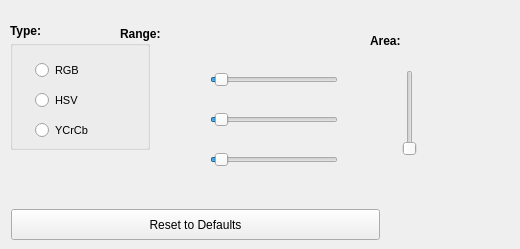
   <widget class="QWidget" name="Robot2Tab">
    <attribute name="title">
     <string>Robot 2</string>
    </attribute>
    <widget class="QLabel" name="label_5">
     <property name="geometry">
      <rect>
       <x>10</x>
       <y>20</y>
       <width>65</width>
       <height>21</height>
      </rect>
     </property>
     <property name="font">
      <font>
       <pointsize>9</pointsize>
       <weight>75</weight>
       <bold>true</bold>
      </font>
     </property>
     <property name="text">
      <string>Type:</string>
     </property>
    </widget>
    <widget class="QLabel" name="label_8">
     <property name="geometry">
      <rect>
       <x>120</x>
       <y>20</y>
       <width>71</width>
       <height>27</height>
      </rect>
     </property>
     <property name="minimumSize">
      <size>
       <width>0</width>
       <height>27</height>
      </size>
     </property>
     <property name="maximumSize">
      <size>
       <width>16777215</width>
       <height>27</height>
      </size>
     </property>
     <property name="font">
      <font>
       <pointsize>9</pointsize>
       <weight>75</weight>
       <bold>true</bold>
      </font>
     </property>
     <property name="text">
      <string>Range:</string>
     </property>
    </widget>
    <widget class="QxtSpanSlider" name="Robot2Channel1qxtSpanSlider">
     <property name="geometry">
      <rect>
       <x>210</x>
       <y>70</y>
       <width>128</width>
       <height>20</height>
      </rect>
     </property>
     <property name="sizePolicy">
      <sizepolicy hsizetype="Expanding" vsizetype="Fixed">
       <horstretch>0</horstretch>
       <verstretch>0</verstretch>
      </sizepolicy>
     </property>
     <property name="maximum">
      <number>255</number>
     </property>
     <property name="sliderPosition">
      <number>10</number>
     </property>
     <property name="orientation">
      <enum>Qt::Horizontal</enum>
     </property>
     <property name="tickPosition">
      <enum>QSlider::NoTicks</enum>
     </property>
     <property name="upperValue">
      <number>255</number>
     </property>
     <property name="handleMovementMode">
      <enum>QxtSpanSlider::NoCrossing</enum>
     </property>
    </widget>
    <widget class="QxtSpanSlider" name="Robot2Channel2qxtSpanSlider">
     <property name="geometry">
      <rect>
       <x>210</x>
       <y>110</y>
       <width>128</width>
       <height>20</height>
      </rect>
     </property>
     <property name="sizePolicy">
      <sizepolicy hsizetype="Expanding" vsizetype="Fixed">
       <horstretch>0</horstretch>
       <verstretch>0</verstretch>
      </sizepolicy>
     </property>
     <property name="maximum">
      <number>255</number>
     </property>
     <property name="sliderPosition">
      <number>10</number>
     </property>
     <property name="orientation">
      <enum>Qt::Horizontal</enum>
     </property>
     <property name="upperValue">
      <number>255</number>
     </property>
     <property name="handleMovementMode">
      <enum>QxtSpanSlider::NoCrossing</enum>
     </property>
    </widget>
    <widget class="QxtSpanSlider" name="Robot2Channel3qxtSpanSlider">
     <property name="geometry">
      <rect>
       <x>210</x>
       <y>150</y>
       <width>128</width>
       <height>19</height>
      </rect>
     </property>
     <property name="sizePolicy">
      <sizepolicy hsizetype="Expanding" vsizetype="Fixed">
       <horstretch>0</horstretch>
       <verstretch>0</verstretch>
      </sizepolicy>
     </property>
     <property name="maximum">
      <number>255</number>
     </property>
     <property name="sliderPosition">
      <number>10</number>
     </property>
     <property name="orientation">
      <enum>Qt::Horizontal</enum>
     </property>
     <property name="upperValue">
      <number>255</number>
     </property>
     <property name="upperPosition">
      <number>255</number>
     </property>
     <property name="handleMovementMode">
      <enum>QxtSpanSlider::NoCrossing</enum>
     </property>
    </widget>
    <widget class="QPushButton" name="resetRobot2ToDefaultsButton">
     <property name="geometry">
      <rect>
       <x>11</x>
       <y>209</y>
       <width>369</width>
       <height>31</height>
      </rect>
     </property>
     <property name="text">
      <string>Reset to Defaults</string>
     </property>
    </widget>
    <widget class="QLabel" name="Robot2Channel1min">
     <property name="geometry">
      <rect>
       <x>170</x>
       <y>70</y>
       <width>31</width>
       <height>21</height>
      </rect>
     </property>
     <property name="text">
      <string/>
     </property>
    </widget>
    <widget class="QLabel" name="Robot2Channel1max">
     <property name="geometry">
      <rect>
       <x>350</x>
       <y>70</y>
       <width>31</width>
       <height>21</height>
      </rect>
     </property>
     <property name="text">
      <string/>
     </property>
    </widget>
    <widget class="QLabel" name="Robot2Channel2min">
     <property name="geometry">
      <rect>
       <x>170</x>
       <y>110</y>
       <width>31</width>
       <height>21</height>
      </rect>
     </property>
     <property name="text">
      <string/>
     </property>
    </widget>
    <widget class="QLabel" name="Robot2Channel3min">
     <property name="geometry">
      <rect>
       <x>170</x>
       <y>150</y>
       <width>31</width>
       <height>21</height>
      </rect>
     </property>
     <property name="text">
      <string/>
     </property>
    </widget>
    <widget class="QLabel" name="Robot2Channel2max">
     <property name="geometry">
      <rect>
       <x>350</x>
       <y>110</y>
       <width>31</width>
       <height>21</height>
      </rect>
     </property>
     <property name="text">
      <string/>
     </property>
    </widget>
    <widget class="QLabel" name="Robot2Channel3max">
     <property name="geometry">
      <rect>
       <x>350</x>
       <y>150</y>
       <width>31</width>
       <height>21</height>
      </rect>
     </property>
     <property name="text">
      <string/>
     </property>
    </widget>
    <widget class="QGroupBox" name="groupBox">
     <property name="geometry">
      <rect>
       <x>10</x>
       <y>40</y>
       <width>140</width>
       <height>110</height>
      </rect>
     </property>
     <property name="title">
      <string/>
     </property>
     <widget class="QRadioButton" name="Robot2ColorYCrCbButton">
      <property name="geometry">
       <rect>
        <x>25</x>
        <y>80</y>
        <width>60</width>
        <height>20</height>
       </rect>
      </property>
      <property name="maximumSize">
       <size>
        <width>140</width>
        <height>16777215</height>
       </size>
      </property>
      <property name="font">
       <font>
        <pointsize>8</pointsize>
       </font>
      </property>
      <property name="text">
       <string>YCrCb</string>
      </property>
     </widget>
     <widget class="QRadioButton" name="Robot2ColorRGBButton">
      <property name="geometry">
       <rect>
        <x>25</x>
        <y>20</y>
        <width>60</width>
        <height>20</height>
       </rect>
      </property>
      <property name="maximumSize">
       <size>
        <width>140</width>
        <height>16777215</height>
       </size>
      </property>
      <property name="font">
       <font>
        <pointsize>8</pointsize>
       </font>
      </property>
      <property name="text">
       <string>RGB</string>
      </property>
     </widget>
     <widget class="QRadioButton" name="Robot2ColorHSVButton">
      <property name="geometry">
       <rect>
        <x>25</x>
        <y>50</y>
        <width>60</width>
        <height>21</height>
       </rect>
      </property>
      <property name="maximumSize">
       <size>
        <width>140</width>
        <height>16777215</height>
       </size>
      </property>
      <property name="font">
       <font>
        <pointsize>8</pointsize>
       </font>
      </property>
      <property name="text">
       <string>HSV</string>
      </property>
     </widget>
    </widget>
    <widget class="QxtSpanSlider" name="Robot2AreaqxtSpanSlider">
     <property name="geometry">
      <rect>
       <x>400</x>
       <y>70</y>
       <width>19</width>
       <height>86</height>
      </rect>
     </property>
     <property name="maximum">
      <number>555</number>
     </property>
     <property name="singleStep">
      <number>1</number>
     </property>
     <property name="lowerValue">
      <number>0</number>
     </property>
     <property name="upperValue">
      <number>555</number>
     </property>
     <property name="handleMovementMode">
      <enum>QxtSpanSlider::NoCrossing</enum>
     </property>
    </widget>
    <widget class="QLabel" name="label_13">
     <property name="geometry">
      <rect>
       <x>370</x>
       <y>30</y>
       <width>41</width>
       <height>21</height>
      </rect>
     </property>
     <property name="font">
      <font>
       <weight>75</weight>
       <bold>true</bold>
      </font>
     </property>
     <property name="text">
      <string>Area:</string>
     </property>
    </widget>
    <widget class="QLabel" name="Robot2AreamaxLabel">
     <property name="geometry">
      <rect>
       <x>440</x>
       <y>50</y>
       <width>71</width>
       <height>21</height>
      </rect>
     </property>
     <property name="text">
      <string/>
     </property>
    </widget>
    <widget class="QLabel" name="Robot2AreaminLabel">
     <property name="geometry">
      <rect>
       <x>440</x>
       <y>140</y>
       <width>71</width>
       <height>21</height>
      </rect>
     </property>
     <property name="text">
      <string/>
     </property>
    </widget>
   </widget>
